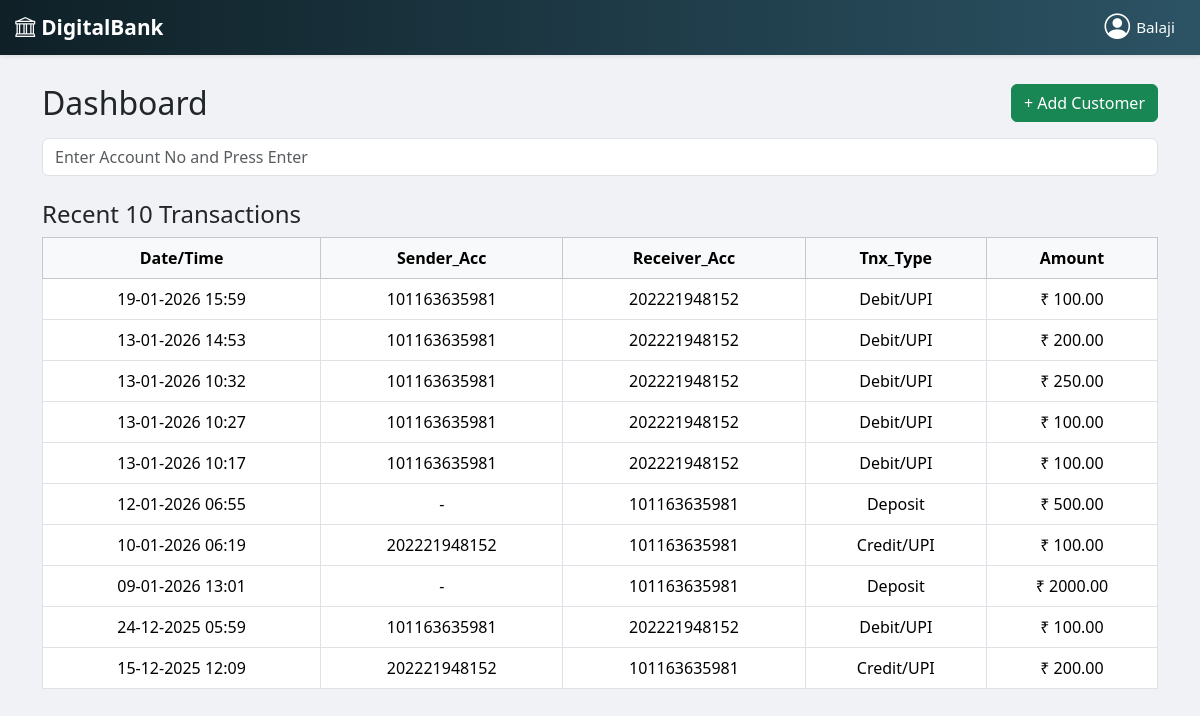
/digitalbank/staff/dashboard/ (signed in), run on the app's committed database.
### DigitalBank/models.py (models this page shows, shortened)
class Transaction(models.Model):
    TRANSACTION_TYPE = [
        ('DEPOSIT', 'Deposit'),
        ('WITHDRAW', 'Withdraw'),
        ('TRANSFER', 'Transfer'),
        ('CREDIT', 'Credit'),  # receiver via UPI / interbank credit
        ('DEBIT', 'Debit'),    # sender via UPI / interbank debit
    ]
    customer = models.ForeignKey(Customer, on_delete=models.CASCADE, related_name="transactions")
    transaction_type = models.CharField(max_length=10, choices=TRANSACTION_TYPE)
    amount = models.DecimalField(max_digits=12, decimal_places=2, default=0.00)
    balance_before = models.DecimalField(max_digits=12, decimal_places=2, default=0)
    balance_after = models.DecimalField(max_digits=12, decimal_places=2)
    sender_account = models.CharField(max_length=30, null=True, blank=True)
    receiver_account = models.CharField(max_length=30, null=True, blank=True)
    sender_bank = models.CharField(max_length=50, null=True, blank=True)
    receiver_bank = models.CharField(max_length=50, null=True, blank=True)  # New field for cross-bank transfers
    sender_mobile = models.CharField(max_length=10, blank=True, default='')
    receiver_mobile = models.CharField(max_length=10, blank=True, default='')
    note = models.CharField(max_length=255, blank=True)
    date = models.DateTimeField(default=timezone.now)

### DigitalBank/views.py (the view, shortened to what this page needs)
# urls.py: path("staff/dashboard/", views.staff_dashboard, name="staff_dashboard"),
def staff_dashboard(request):
    if 'staff_id' not in request.session:
        return redirect('digitalbank:staff_login')
    query = request.GET.get('q', '').strip()
    recent_transactions = Transaction.objects.select_related("customer").order_by("-date")[:10]
    for txn in recent_transactions:
        txn.display_type = get_display_type(txn)
    return render(
        request,
        "digitalbank/staff_dashboard.html",
        {"transactions": recent_transactions})

### DigitalBank/views.py (called while the page is built)
def get_display_type(txn):
    if txn.transaction_type == "CREDIT":
        return "Credit/UPI"
    elif txn.transaction_type == "DEBIT":
        return "Debit/UPI"
    return txn.get_transaction_type_display()

### DigitalBank/templates/digitalbank/staff_dashboard.html (shortened to what this page needs)
{% extends 'digitalbank/index.html' %}
{% load static %}
{% block content %}
<div class="container">
  <h2 class="d-flex justify-content-between align-items-center flex-wrap">
    Dashboard
    <a href="{% url 'digitalbank:create_customer_start' %}" class="btn btn-success mt-2 mt-sm-0">+ Add Customer</a>
  </h2>
  <form method="GET" class="mt-3 mb-3">
    <input
        type="text"
        name="q"
        placeholder="Enter Account No and Press Enter"
        class="form-control"
        value="{{ request.GET.q|default:'' }}"
    >
  </form>
  <h4 class="mt-4">Recent 10 Transactions</h4>
<div class="table-responsive">
  <table class="table table-hover table-bordered align-middle text-center">
    <thead class="table-light">
      <tr>
        <th>Date/Time</th>
        <th>Sender_Acc</th>
        <th>Receiver_Acc</th>
        <th>Tnx_Type</th>
        <th>Amount</th>
      </tr>
    </thead>
    <tbody>
      {% for tx in transactions %}
      <tr>
        <td>{{ tx.date|date:"d-m-Y H:i" }}</td>
        <td>{{ tx.sender_account|default:"-" }}</td>
        <td>{{ tx.receiver_account|default:"-" }}</td>
        <td>{{ tx.display_type }}</td>
        <td>₹ {{ tx.amount }}</td>
      </tr>
      {% empty %}
      <tr><td colspan="7" class="text-center">No transactions found</td></tr>
      {% endfor %}
    </tbody>
  </table>
</div>
</div>
{% endblock content %}

### DigitalBank/templates/digitalbank/index.html (shortened to what this page needs)
{% load static %}
<!DOCTYPE html>
<html lang="en">
<head>
    <link href="https://cdn.jsdelivr.net/npm/bootstrap@5.3.2/dist/css/bootstrap.min.css" rel="stylesheet">
    <link href="https://cdnjs.cloudflare.com/ajax/libs/font-awesome/6.4.0/css/all.min.css" rel="stylesheet">
    <link href="https://cdn.jsdelivr.net/npm/bootstrap-icons/font/bootstrap-icons.css" rel="stylesheet">
    <link rel="stylesheet" href="https://cdnjs.cloudflare.com/ajax/libs/font-awesome/6.0.0-beta3/css/all.min.css">
    <link rel="stylesheet"
      href="https://cdnjs.cloudflare.com/ajax/libs/font-awesome/6.5.0/css/all.min.css">
</head>
<body style="background-color: #f0f2f5;">
    {% include 'digitalbank/nav.html' %}
    {% block content %}
    {% endblock content %}
</body>
</html>

### DigitalBank/templates/digitalbank/nav.html (shortened to what this page needs)
{% load static %}
{% block content %}
<nav class="navbar fixed-top shadow-sm">
    <div class="container-fluid d-flex justify-content-between align-items-center">
        <a class="navbar-brand" href="{% url 'digitalbank:staff_dashboard' %}">
            <i class="bi bi-bank"></i>
            <span>DigitalBank</span>
        </a>
        <ul class="navbar-nav flex-row align-items-center mb-0">
            {% if request.session.staff_id %}
            <li class="nav-item position-relative">
                <div class="user-block hov" id="userDropdownToggle">
                    <i class="bi bi-person-circle user-icon"></i>
                    <span class="user-text">{{ request.session.staff_username }}</span>
                </div>
            </li>
            {% endif %}
        </ul>
    </div>
</nav>
{% endblock content %}

### DigitalBank/templates/digitalbank/nav.html (style rules this page uses)
.navbar { background: linear-gradient(to right, #0f2027, #2c5364); padding: 0.2rem 0.2rem; margin-bottom: 90px; }
.navbar-brand, .navbar-nav .nav-link { color: #fff !important; font-weight: 600; }
.navbar-brand { display: flex; align-items: center; gap: 6px; }
.navbar-brand span { font-size: 1.3rem; font-weight: bold; line-height: 1; }
.user-block { display: flex; align-items: center; justify-content: center; color: #fff !important; font-weight: 500; cursor: pointer; padding: 5px 10px; border-radius: 8px; }
.user-icon { font-size: 1.6rem; margin-right: 6px; }
.user-text { font-size: 0.95rem; line-height: 1; }

### DigitalBank/templates/digitalbank/staff_dashboard.html (style rules this page uses)
.container { margin-top: 7%; }

### data on the page
Transaction: date "19-01-2026 15:59", sender_account "101163635981", receiver_account "202221948152", display_type "Debit/UPI", amount "100.00"
Transaction: date "13-01-2026 14:53", sender_account "101163635981", receiver_account "202221948152", display_type "Debit/UPI", amount "200.00"
Transaction: date "13-01-2026 10:32", sender_account "101163635981", receiver_account "202221948152", display_type "Debit/UPI", amount "250.00"
Transaction: date "13-01-2026 10:27", sender_account "101163635981", receiver_account "202221948152", display_type "Debit/UPI", amount "100.00"
Transaction: date "13-01-2026 10:17", sender_account "101163635981", receiver_account "202221948152", display_type "Debit/UPI", amount "100.00"
Transaction: date "12-01-2026 06:55", sender_account "-", receiver_account "101163635981", display_type "Deposit", amount "500.00"
Transaction: date "10-01-2026 06:19", sender_account "202221948152", receiver_account "101163635981", display_type "Credit/UPI", amount "100.00"
Transaction: date "09-01-2026 13:01", sender_account "-", receiver_account "101163635981", display_type "Deposit", amount "2000.00"
Transaction: date "24-12-2025 05:59", sender_account "101163635981", receiver_account "202221948152", display_type "Debit/UPI", amount "100.00"
Transaction: date "15-12-2025 12:09", sender_account "202221948152", receiver_account "101163635981", display_type "Credit/UPI", amount "200.00"

### other printed values
{{ request.session.staff_username }} "Balaji"
